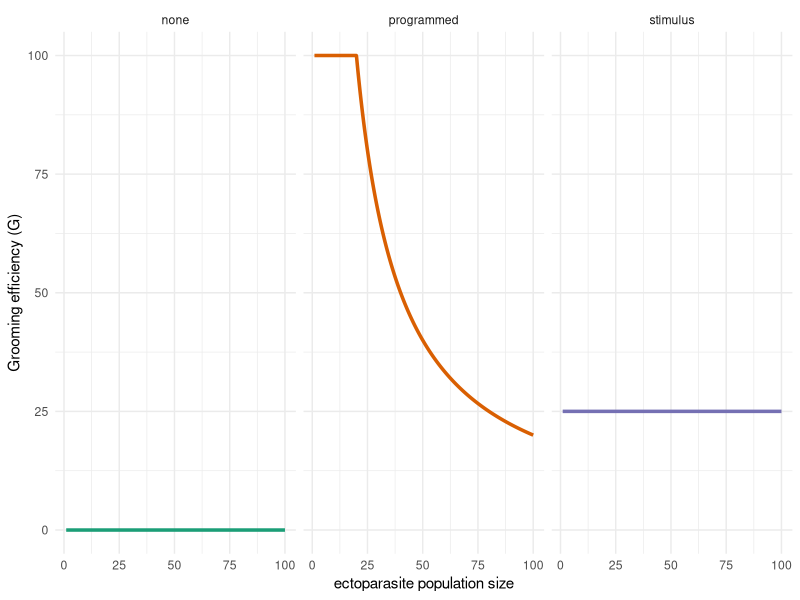
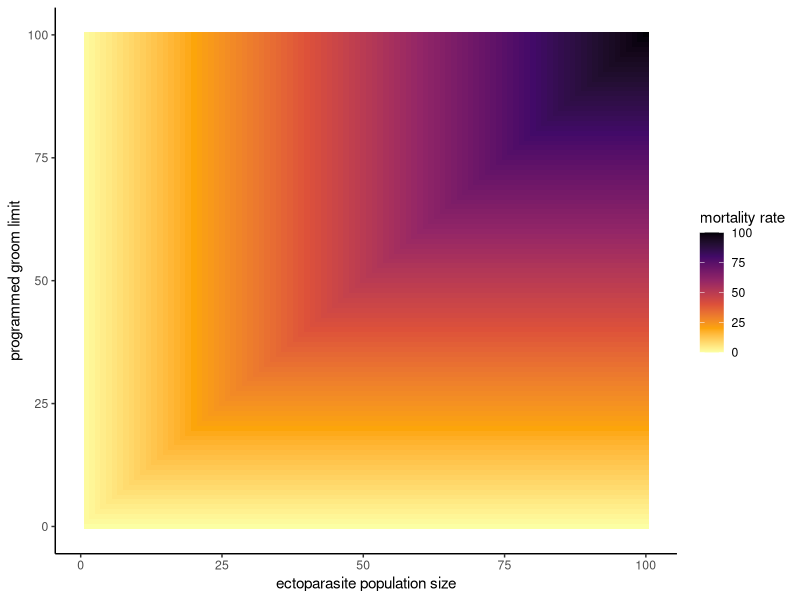
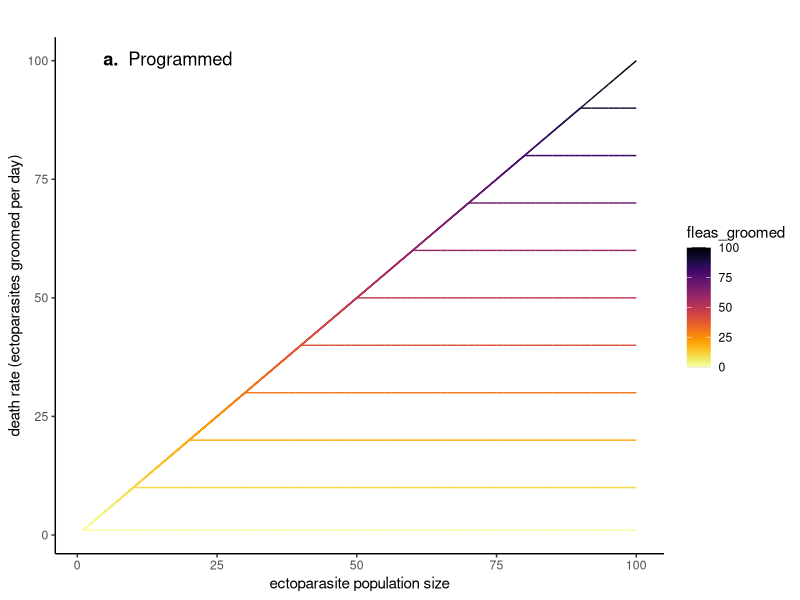
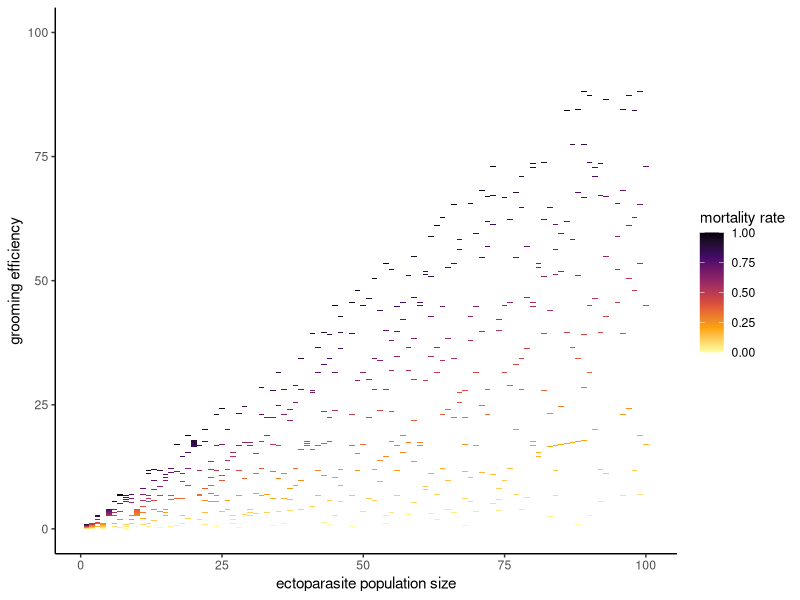
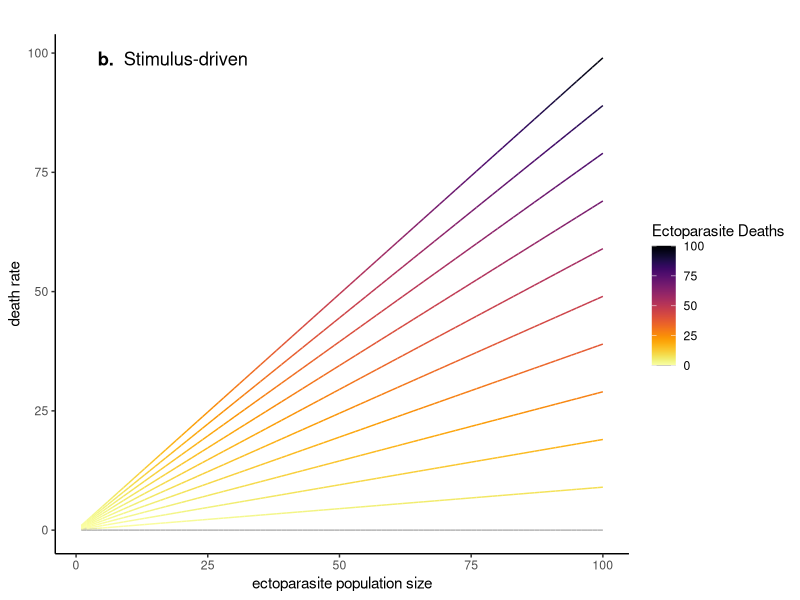
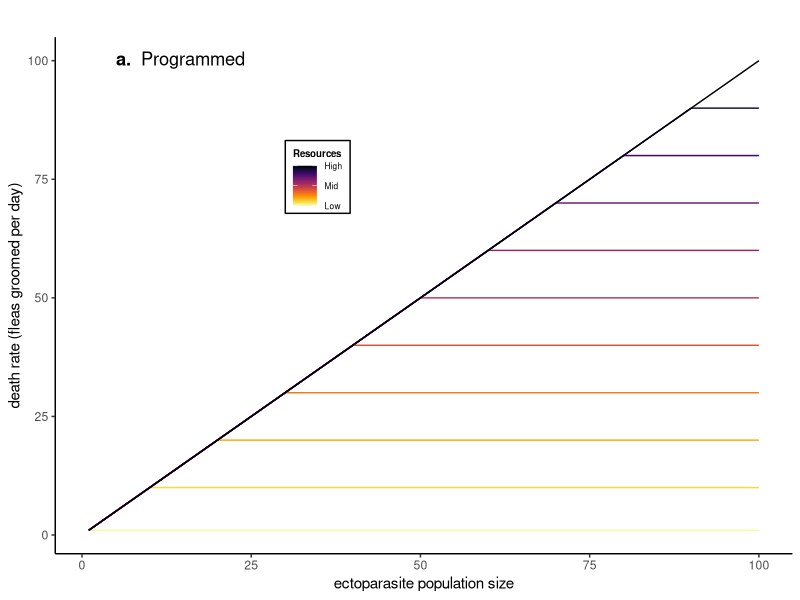
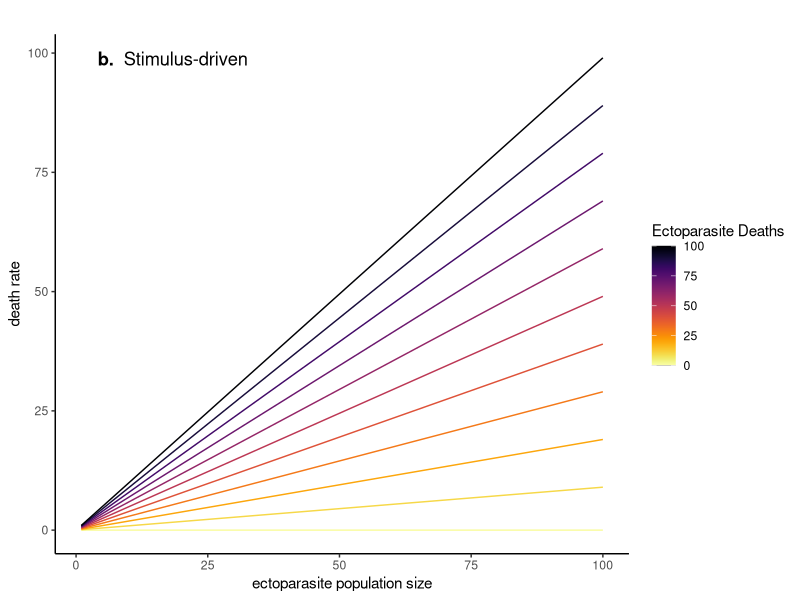
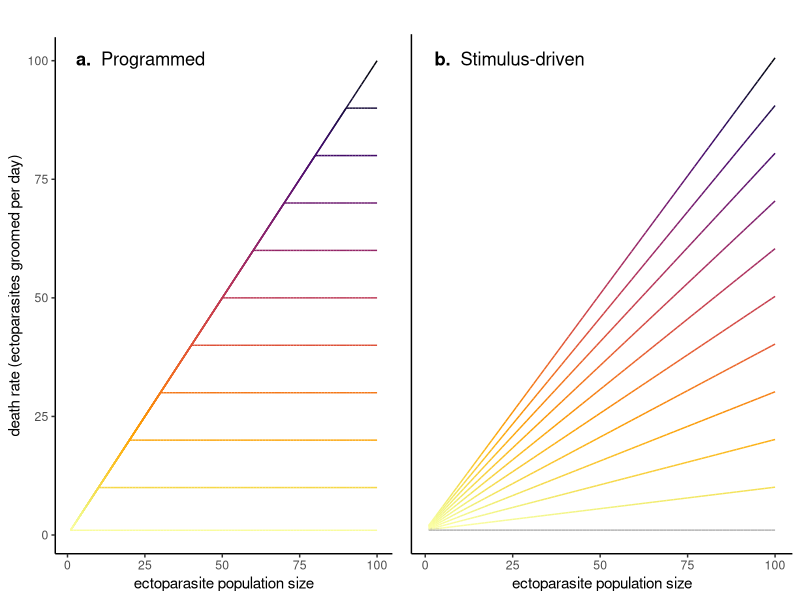

Write R code to recreate these figures, in order. (Note: this script raises an error after producing the figures.)
## ---- chunk 1
knitr::opts_chunk$set(echo = TRUE)
library(tidyr) 
library(ggplot2)
library(dplyr)
library(gridExtra) # plotting multipanels 
## ---- chunk 2
# Define parasite density range
x <- seq(1, 100, length.out = 1000)

# Define grooming scenarios 

## no grooming 
death_none <- function(x) rep(0, length(x))

## programmed to a certain number of fleas per day (G)
death_programmed <-  function(x, G = 20) {
  pmin(1, G / x)  # cap at 1 to avoid unrealistic death rates > 1
} 

## saturate to a % of fleas (e.g., stimulus driven) perG
death_stimulus <- function(x, d0 = 0, dmax = 1, perG  = 0.25) {
  k <- x * (1 - perG) / perG
  d0 + (dmax * x) / (k + x)
}

## costly, stimulus driven to a certain point, but then there is a cost 
# death_costly <- function(x, max = 1, mu = 10, sigma = 10) {
#  max * exp(-((x - mu)^2) / (2 * sigma^2))
#}

# Evaluate each function
df <- data.frame(
  x = x,
  none = death_none(x),
  programmed = death_programmed(x),
  stimulus = death_stimulus(x)#,
  #costly = death_costly(x)
)


df_long <- pivot_longer(df, -x, names_to = "grooming scenario", values_to = "DeathRate")

# Plot
## Facet plot of grooming scenarios 
ggplot(df_long, aes(x = x, y = DeathRate*100, group =  `grooming scenario`, color = `grooming scenario`)) +
  geom_line(size = 1.2) +
  facet_wrap(~factor(`grooming scenario`, levels = c("none", "programmed", "stimulus", "costly")))  +
  labs(
    x = "ectoparasite population size",
    y = "Grooming efficiency (G)"
  ) +
  theme_minimal() +
  scale_color_brewer(palette = "Dark2") + 
  theme(legend.position = "none")

## Merge plot of grooming scenarios 
  
## ---- chunk 3
# plot different grooming scenarios 

# 1. Define parameter ranges
x_vals <- seq(1, 100, length.out = 100)  # parasite population size 
G_vals <- seq(0, 100, length.out = 101)   # grooming efficiency
plot_scenarios <- c(1,10,20,30,40,50,60,70,80,90,100)

# 2. Create a grid of all combinations
grid_prog <- expand.grid(
  pop_size = x_vals,
  groom_efficiency = G_vals
)

# Provide some columns for 
## scenario 
grid_prog$scenario <- grid_prog$groom_efficiency

# Programmed: can remove up to G fleas per day
grid_prog$fleas_groomed <- pmin(grid_prog$pop_size, grid_prog$groom_efficiency)
grid_prog$death_rate <- grid_prog$fleas_groomed 

# PROGRAMMED
## Plot full parameter space for Programmed 
ggplot(grid_prog, aes(x = pop_size, y = groom_efficiency, fill = death_rate)) +
  geom_tile() +
  scale_fill_viridis_c(option = "inferno", direction = -1) +
  labs(
    x = "ectoparasite population size",
    y = "programmed groom limit",
    fill = "mortality rate"
  ) +
  theme_classic()

## PROGRAMMED
# Plot example for all grooming efficiency scenarios 
prog_scenarios <- ggplot(grid_prog[grid_prog$scenario %in% plot_scenarios, ], aes(x = pop_size, y = death_rate, 
                      group = groom_efficiency, color = fleas_groomed)) +
  geom_line() +
  scale_color_gradientn(
    colours = c("gray70", viridis::viridis(255, option = "inferno", direction = -1)),
    values  = scales::rescale(c(0, 100)),
    limits  = c(0, 100),
    breaks  = c(0, 25, 50, 75, 100),
  ) +
  labs(
    x = "ectoparasite population size",
    y = "death rate (ectoparasites groomed per day)",
    title = expression(bold("a.") ~ " Programmed")
  ) +
  theme_classic() +
  theme(plot.title = element_text(hjust = 0.1,vjust = -10))
prog_scenarios # check all good

## make a no legend version for multi-panel
prog_scenarios_nl <- prog_scenarios + 
  theme(legend.position = "none")


# Stimulus-driven: can remove up to %perG per day 
stim_rates <- seq(0, 1, length.out = 101)  # death rates (for stimulus)

grid_stim <- expand.grid(
  pop_size = x_vals,
  stim_rate = stim_rates
)
grid_stim$scenario <- as.integer(factor(grid_stim$stim_rate))
grid_stim$fleas_groomed <- grid_stim$pop_size*grid_stim$stim_rate

## Plot full parameter space for Stimulus
ggplot(grid_stim, aes(x = pop_size, y = fleas_groomed, fill = stim_rate)) +
  geom_tile() +
  scale_fill_viridis_c(option = "inferno", direction = -1) +
  labs(
    x = "ectoparasite population size",
    y = "grooming efficiency",
    fill = "mortality rate"
  ) +
  theme_classic()

stim_scenarios <- ggplot(grid_stim[grid_stim$scenario %in%  plot_scenarios, ], aes(x = pop_size, y = fleas_groomed, 
                      group = stim_rate, color =  fleas_groomed)) +
  geom_line() +
  scale_color_gradientn(
    colours = c("gray70", viridis::viridis(255, option = "inferno", direction = -1)),
    values  = scales::rescale(c(0, 100)),
    limits  = c(0, 100),
    breaks  = c(0, 25, 50, 75, 100),
    name    = "Ectoparasite Deaths"
  ) +
  labs(
    x = "ectoparasite population size",
    y = "death rate",
    title = expression(bold("b.") ~ " Stimulus-driven")
  ) +
  theme_classic() +
  theme(plot.title = element_text(hjust = 0.1,vjust = -10))
stim_scenarios # check all good 

## make a no legend version for multi-panel
stim_scenarios_nl_ny <- stim_scenarios + 
  theme(legend.position = "none", 
        axis.title.y = element_blank(),
        axis.text.y  = element_blank(),
        axis.ticks.y = element_blank())

# Costly: Gaussian centered at a variable peak/optimal ectoparasite that then decreases 

## explore 100 different scenarios of cost
n_scen <- 100

# parameter trajectories
# cost_scenarios <- data.frame(
#  scenario = 1:n_scen,
#  mu = seq(10, 80, length.out = n_scen),
#  sigma = seq(2, 20, length.out = n_scen)
#)

#grid_cost  <- expand_grid(
#  pop_size = 1:100, # ectoparasite population size
#  scenario = 1:100 # this changes the type of gaussian curve
#) 

#grid_cost <- left_join(grid_cost, cost_scenarios, by = "scenario")
#grid_cost$death_rate <- exp(-((grid_cost$pop_size - grid_cost$mu)^2) / (2 * grid_cost$sigma^2))
#grid_cost$fleas_groomed <- floor(grid_cost$pop_size*grid_cost$death_rate)


#cost_scenarios <- ggplot(grid_cost[grid_cost$scenario %in%  #plot_scenarios, ], 
#                         aes(x = pop_size, y = fleas_groomed, 
#                      group = scenario, color =  fleas_groomed)) +
#  geom_line() +
#  scale_color_gradientn(
#    colours = c("gray70", viridis::viridis(255, option = "inferno", # direction = -1)),
#    values  = scales::rescale(c(0, 100)),
#    limits  = c(0, 100),
#    breaks  = c(0, 25, 50, 75, 100),
#    name    = "host effort") +
#  labs(
#   x = "ectoparasite population size",
#   y = "death rate",
#   title = expression(bold("c.") ~ " Costly")) +
#  theme_classic() +
#  theme(legend.position = c(0.98, 0.98),
#        legend.justification = c(1, 1), 
#        legend.background = element_rect(fill = NA, color = NA),
#        legend.box.background = element_rect(fill = NA, color = NA), 
#        legend.text  = element_text(size = 6),
#        legend.title = element_text(size = 7), 
#        plot.title = element_text(hjust = 0.1,vjust = -10))+ 
#  guides(
 # color = guide_colorbar(
#    title.position = "top",
#    title.hjust = 1, 
#    barheight = unit(0.8, "in"),
#    barwidth  = unit(0.2, "in"),
#    ticks = FALSE))
#cost_scenarios # check all good 

# remove y axis for multipanel
#cost_scenarios_ny <- cost_scenarios + 
#  theme(axis.title.y = element_blank(),
#  axis.text.y  = element_blank(),
#  axis.ticks.y = element_blank())

# plot all three scenarios next to eachother 
png(filename="figures/groom_scenarios.png", width = 7.5, height =3, unit = 'in', res = 300)
grid.arrange(prog_scenarios_nl, stim_scenarios_nl_ny, nrow = 1)
dev.off()
## ---- chunk 4
prog_scenarios_Res <- ggplot(grid_prog[grid_prog$scenario %in% plot_scenarios, ], 
                         aes(x = pop_size, y = death_rate, 
                      group = groom_efficiency, color = scenario)) +
  geom_line() +
  scale_color_gradientn(
    colours = c("gray70", viridis::viridis(255, option = "inferno", direction = -1)),
    values  = scales::rescale(c(0, 100)),
    limits  = c(0, 100),
    breaks  = c(0, 50, 100),
    labels = c("Low","Mid","High"), 
    name = expression(bold("Resources")),
    guide = guide_colorbar(
      barheight = unit(0.4, "in"))) +   # shorter legend
  labs(
    x = "ectoparasite population size",
    y = "death rate (fleas groomed per day)",
    title = expression(bold("a.") ~ " Programmed")
  ) +
  theme_classic() +
  theme(plot.title = element_text(hjust = 0.1,vjust = -10), 
        legend.position = c(0.4, 0.8),
        legend.justification = c(1, 1), 
        legend.background = element_rect(fill = NA, color = "black"),
        legend.box.background = element_rect(fill = NA, color = NA), 
        legend.text  = element_text(size = 6),
        legend.title = element_text(size = 7)
        )
prog_scenarios_Res # check all good

## make a no legend version for multi-panel
prog_scenarios_Res_nl <- prog_scenarios_Res + 
  theme(legend.position = "none")


stim_scenarios_Res <- ggplot(grid_stim[grid_stim$scenario %in%  plot_scenarios, ], aes(x = pop_size, y = fleas_groomed, 
                      group = stim_rate, color =  scenario)) +
  geom_line() +
  scale_color_gradientn(
    colours = c("gray70", viridis::viridis(255, option = "inferno", direction = -1)),
    values  = scales::rescale(c(0, 100)),
    limits  = c(0, 100),
    breaks  = c(0, 25, 50, 75, 100),
    name    = "Ectoparasite Deaths"
  ) +
  labs(
    x = "ectoparasite population size",
    y = "death rate",
    title = expression(bold("b.") ~ " Stimulus-driven")
  ) +
  theme_classic() +
  theme(plot.title = element_text(hjust = 0.1,vjust = -10))
stim_scenarios_Res # check all good 

## make a no legend version for multi-panel
stim_scenarios_Res_nl_ny <- stim_scenarios_Res + 
  theme(legend.position = "none", 
        axis.title.y = element_blank(),
        axis.text.y  = element_blank(),
        axis.ticks.y = element_blank())

# Costly: Gaussian centered at a variable peak/optimal ectoparasite that then decreases 

cost_scenarios_Res <- ggplot(grid_cost[grid_cost$scenario %in%  plot_scenarios, ], 
                         aes(x = pop_size, y = fleas_groomed, 
                      group = scenario, color =  mu)) +
  geom_line() +
  scale_color_gradientn(
    colours = c("gray70", viridis::viridis(255, option = "inferno", direction = -1)),
    values  = scales::rescale(c(0, 100)),
    limits  = c(1, 80),
    breaks  = c(1, 80),
    labels = c("Low","High"), 
    name    = "Resources") +
  labs(
    x = "ectoparasite population size",
    y = "death rate",
   title = expression(bold("c.") ~ " Costly")) +
  theme_classic() +
  theme(legend.position = c(1, 1.1),
        legend.justification = c(1, 1), 
        legend.background = element_rect(fill = NA, color = NA),
        legend.box.background = element_rect(fill = NA, color = NA), 
        legend.text  = element_text(size = 6),
        legend.title = element_text(size = 7), 
        plot.title = element_text(hjust = 0.1,vjust = -10))+ 
  guides(
  color = guide_colorbar(
    title.position = "top",
    title.hjust = 1, 
    barheight = unit(0.8, "in"),
    barwidth  = unit(0.2, "in"),
    ticks = FALSE))
cost_scenarios_Res # check all good 

# remove y axis for multipanel
cost_scenarios_Res_ny_nl <- cost_scenarios_Res + 
  theme(axis.title.y = element_blank(),
  axis.text.y  = element_blank(),
  axis.ticks.y = element_blank(), 
  legend.position = "none")

# plot all three scenarios next to eachother 
png(filename="figures/groom_scenarios2.png", width = 7.5, height =3, unit = 'in', res = 300)
grid.arrange(prog_scenarios_Res, stim_scenarios_Res_nl_ny, #cost_scenarios_Res_ny_nl,
             nrow = 1)
dev.off()
## ---- chunk 5
## DEFINE FUNCTIONS 
# function for birth rate with Allee effect (theta)
birthrate <- function(x, b0, theta, K){
  b <- b0*x*(x/(theta+x)) # baseline births with Allee
  b_dd <- b*x*(1 - x/ K) # birth decreases at high densities
  b_wA_dd <- pmax(0, b_dd)
  b_wA_dd # birth rate with Allee and density dependence
}

# immigrationrate with a baseline iota, and resource linked increase
immigrationrate <- function (x, iota_baseline, iota_r, scenario){ 
  iota = iota_baseline*(1 + scenario * iota_r)   
  iota
}

# function for immigration rate (iota)

# read in all the death rates 

## Define all Grooming Scenarios: 
### PROGRAMMED [RESOURCE INDEPENDENT]

#### Generate a function for grooming deathrate based on pop size 
groomrate_prg <- function(pop.size, groom_prg_bl, scenario_id){
  death_rate <- pmin(pop.size, groom_prg_bl * scenario_id / 50)
  death_rate
}

### STIMULUS [RESOURCE DEPENDENT]
  
#### Generate a function for stimulus grooming deathrate based on pop size 
groomrate_stm <- function(pop.size, groom_stim_bl, scenario_id){
  death_rate <- pop.size*( (groom_stim_bl * (scenario_id / 50)) /100)
  death_rate
}

# Function to select a groom strategy based on defined parameter: 
get_groom_rate <- function(pop.size, groom_prg_bl, groom_stim_bl, scenario_id) {
  prg_rate = groomrate_prg(pop.size, groom_prg_bl, scenario_id)
  stm_rate = groomrate_stm(pop.size, groom_stim_bl, scenario_id) 
  groom_rate =  prg_rate + stm_rate
  groom_rate
}

# Function for density dependent deaths 
deathrate_dd <- function(pop.size, dmax = 1, x_mid = 50, s = 20) {
     dmax / (1 + exp(-(pop.size - x_mid) / s))
}

# set initial conditions parameters

## birth rate is standard across all scenarios, right now as 37.5 flea births per year (0. per day)
## we are going to vary parameters for:  
theta_vals <- seq(0, 10, by = 1) # 10 different values
iota_bl_vals <- seq(0, 0.5, by = 0.1) # Keep for all the same 
iota_r_vals <- seq(0, 0.5, by = 0.05) # 10 different values
scenario_vals <- seq(1,100, by = 1) # 100 different values (no grooming is an explicit scenario) 
groom_prg_bl_vals <- c(0,20) # grooming baseline 
groom_stim_bl_vals <- c(0, 20) # grooming baseline 

# construct full matrix of theta and iota options 
ti_axes <- expand.grid(
  theta = theta_vals, 
  iota_baseline = iota_bl_vals,
  iota_r = iota_r_vals, 
  scenario = scenario_vals, 
  groom_prg_baseline = groom_prg_bl_vals, 
  groom_stm_baseline = groom_stim_bl_vals 
)

# Construct parameter set
param_grid <- ti_axes 
param_grid$b0 <- log(78.75)/89 # constant [log(female fecundity per lifetime)/generation time]
param_grid$initial_pop <- 1

# DEFINE DATA FRAME 
ecto.pop.rates <- ti_axes

gr1 <- vector("list", nrow(ecto.pop.rates))

# calculate growth rate for each parameter combo for pop sizes 1:100
system.time({
for (i in seq_len(nrow(ecto.pop.rates))) {
  
  row.params <- as.list(ecto.pop.rates[i, ])
  
  x_vals <- 1:100
  
  gr1[[i]] <- birthrate(x_vals, log(78.75)/89, row.params$theta, 50) -
    deathrate_dd(x_vals) -
    get_groom_rate(x_vals, 
                   row.params$groom_prg_baseline,
                   row.params$groom_stm_baseline, 
                   row.params$scenario) +
    immigrationrate(x_vals, 
                    row.params$iota_baseline, row.params$iota_r, 
                    row.params$scenario)
}
  })

# create a data frame 
ecto.pop.rates_long <- ecto.pop.rates %>%
  mutate(gr = gr1) %>%
  unnest(gr) %>%
  mutate(pop.size = rep(1:100, times = nrow(ecto.pop.rates)))

# convert ecto pop rates (epr) by pop size 
ecto.pop.rates_long$groom_prg_baseline <- factor(ecto.pop.rates_long$groom_prg_baseline, 
                                                 levels = c(0,20))
ecto.pop.rates_long$groom_stm_baseline <- factor(ecto.pop.rates_long$groom_stm_baseline, 
                                                 levels = c(0,20))

epr_plot <- ggplot(ecto.pop.rates_long[ecto.pop.rates_long$theta == 8 &
                                       ecto.pop.rates_long$iota_r == 0.2 &
                                       ecto.pop.rates_long$iota_baseline == 0.5,], 
                         aes(x = pop.size, y = gr, 
                             group = scenario, color = scenario)) +
  geom_line(size = 1) +
  facet_grid(groom_prg_baseline ~ groom_stm_baseline,
             labeller = labeller(
               groom_prg_baseline = function(x) paste("Programmed =", x),
               groom_stm_baseline = function(x) paste("Stimulus =", x)
             )) +
  #scale_y_continuous(limits = c(-2,8)) +
  geom_hline(yintercept=0, color = "black") +
   scale_color_gradientn(
    colours = c("gray70", viridis::viridis(255, option = "inferno", direction = -1)),
    values  = scales::rescale(c(1, 100)),
    limits  = c(1, 100),
    breaks  = c(1, 100),
    labels = c("Low","High"), 
    name    = "Resources") +
  labs(
    x = "ectoparasite population size",
    y = "growth rate",
   # title = expression(bold("a.") ~ " Programmed")
  ) +
  theme_classic() +
  theme(plot.title = element_text(hjust = 0.1,vjust = -10), 
        #legend.position = c(0.1, 0.4),
        #legend.justification = c(1, 1), 
        legend.background = element_rect(fill = NA, color = "black"),
        legend.box.background = element_rect(fill = NA, color = NA), 
        legend.text  = element_text(size = 6),
        legend.title = element_text(size = 7)
        )
epr_plot 

png(filename="figures/growth_rate_by_t8_bli5_ri2_ps-combo.png", width = 7.5, height =3, unit = 'in', res = 300)
epr_plot
dev.off()
## ---- chunk 6
# Make the growth function: 
net_growth <- function(x, row.params) {
  birthrate(x, log(78.75)/89, row.params$theta, 50) -
    deathrate_dd(x) -
    get_groom_rate(x,
                   row.params$groom_prg_baseline,
                   row.params$groom_stm_baseline,
                   row.params$scenario) +
    immigrationrate(x,
                    row.params$iota_baseline,
                    row.params$iota_r,
                    row.params$scenario)
}

# Find the zeros 
find_roots_one <- function(row.params, x_min = 0, x_max = 500, by = 0.1) {
  
  x_grid <- seq(x_min, x_max, by = by)
  y_grid <- sapply(x_grid, net_growth, row.params = row.params)
  y_grid[!is.finite(y_grid)] <- NA_real_
  
  roots <- numeric(0)
  
  for (j in seq_len(length(x_grid) - 1)) {
    y1 <- y_grid[j]
    y2 <- y_grid[j + 1]
    x1 <- x_grid[j]
    x2 <- x_grid[j + 1]
    
    # skip intervals with missing values
    if (is.na(y1) || is.na(y2)) next
    
    # exact or near-exact zero at a grid point
    if (abs(y1) < 1e-8) {
      roots <- c(roots, x1)
    }
    
    # sign change across interval
    if (y1 * y2 < 0) {
      root <- tryCatch(
        uniroot(
          function(x) net_growth(x, row.params),
          interval = c(x1, x2)
        )$root,
        error = function(e) NA_real_
      )
      
      if (is.finite(root)) {
        roots <- c(roots, root)
      }
    }
  }
  
  if (length(roots) == 0) return(numeric(0))
  
  roots <- roots[is.finite(roots)]
  roots <- unique(round(as.numeric(roots), 6))
  sort(roots)
}

# Just loock at parameters of interest
subset_params <- ecto.pop.rates[
  ecto.pop.rates$theta == 8 &
  ecto.pop.rates$iota_r == 0.2 &
  ecto.pop.rates$iota_baseline == 0.5,
]

root_list <- vector("list", nrow(subset_params))

for (i in seq_len(nrow(subset_params))) {
  row.params <- as.list(subset_params[i, ])
  root_list[[i]] <- find_roots_one(row.params)
}

# add the roots back to the parameters 
subset_params$roots <- root_list 

# make mulit rooms 
roots_long <- subset_params %>%
  mutate(param_id = row_number()) %>%
  unnest_longer(roots, values_to = "root")

eq_plot_subset <- ggplot(roots_long, 
                         aes(y = root, x = scenario)) +
  geom_point(size = 1) +
  facet_grid(groom_prg_baseline ~ groom_stm_baseline,
             scales = "free_y", 
             labeller = labeller(
               groom_prg_baseline = function(x) paste("Programmed =", x),
               groom_stm_baseline = function(x) paste("Stimulus =", x)
             )) +
  labs(y = "Equilibrium value", x = "Resources") + 
  theme_classic()
# plot it 
eq_plot_subset # all looks good 
## ---- chunk 7
library(deSolve)

# build it deterministically
ecto_ode <- function(t, state, parms) {
  x <- state["x"]
  dx <- net_growth(x, parms)
  list(c(dx))
}

# stability 
check_stability <- function(root_val, row.params, eps = 0.01, tmax = 500) {
  
  times <- seq(0, tmax, by = 1)
  
  out_below <- ode(
    y = c(x = root_val - eps),
    times = times,
    func = ecto_ode,
    parms = row.params
  )
  
  out_above <- ode(
    y = c(x = root_val + eps),
    times = times,
    func = ecto_ode,
    parms = row.params
  )
  
  end_below <- tail(out_below[, "x"], 1)
  end_above <- tail(out_above[, "x"], 1)
  
  tol <- 0.05
  
  if (abs(end_below - root_val) < tol && abs(end_above - root_val) < tol) {
    stability <- "stable"
  } else if (abs(end_below - root_val) >= tol && abs(end_above - root_val) >= tol) {
    stability <- "unstable"
  } else {
    stability <- "semi/unclear"
  }
  
  list(
    stability = stability,
    out_below = out_below,
    out_above = out_above
  )
}


row.params <- as.list(subset_params[1, ])
root_val <- roots_long$root[1]

res <- check_stability(root_val, row.params)

res$stability

plot(res$out_below[, "time"], res$out_below[, "x"], type = "l",
     ylim = range(c(res$out_below[, "x"], res$out_above[, "x"])),
     xlab = "Time", ylab = "Parasite burden")
lines(res$out_above[, "time"], res$out_above[, "x"], lty = 2)
abline(h = root_val, col = "red")

# apply to all 
roots_long$stability_desolve <- mapply(
  function(r, id) {
    row.params <- as.list(subset_params[id, ])
    check_stability(r, row.params)$stability
  },
  roots_long$root,
  roots_long$param_id
)

# plot with stability
eq_plot_subset_ws <- ggplot(roots_long, 
                         aes(y = root, x = scenario, color = stability_desolve)) +
  geom_point(size = 1) +
  facet_grid(groom_prg_baseline ~ groom_stm_baseline,
             scales = "free_y",
             labeller = labeller(
               groom_prg_baseline = function(x) paste("Programmed =", x),
               groom_stm_baseline = function(x) paste("Stimulus =", x)
             )) +
  labs(y = "Equilibrium value", x = "Resources", 
       color = "Stability") + 
  theme_classic()
# plot it 
eq_plot_subset_ws # all looks good 

# Save the plot 
png(filename="figures/eq_t8_bli5_ri2_ps-combo.png", width = 7.5, height =3, unit = 'in', res = 300)
eq_plot_subset_ws
dev.off()
